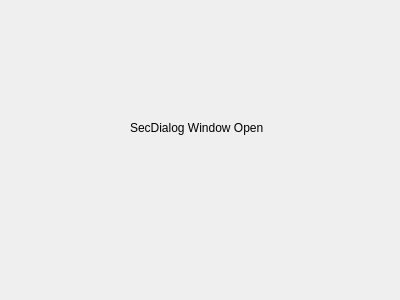
<?xml version="1.0" encoding="UTF-8"?>
<ui version="4.0">
 <class>SecDialog</class>
 <widget class="QDialog" name="SecDialog">
  <property name="geometry">
   <rect>
    <x>0</x>
    <y>0</y>
    <width>400</width>
    <height>300</height>
   </rect>
  </property>
  <property name="windowTitle">
   <string>Dialog</string>
  </property>
  <widget class="QLabel" name="label">
   <property name="geometry">
    <rect>
     <x>130</x>
     <y>120</y>
     <width>181</width>
     <height>16</height>
    </rect>
   </property>
   <property name="text">
    <string>SecDialog Window Open</string>
   </property>
  </widget>
 </widget>
 <resources/>
 <connections/>
</ui>
